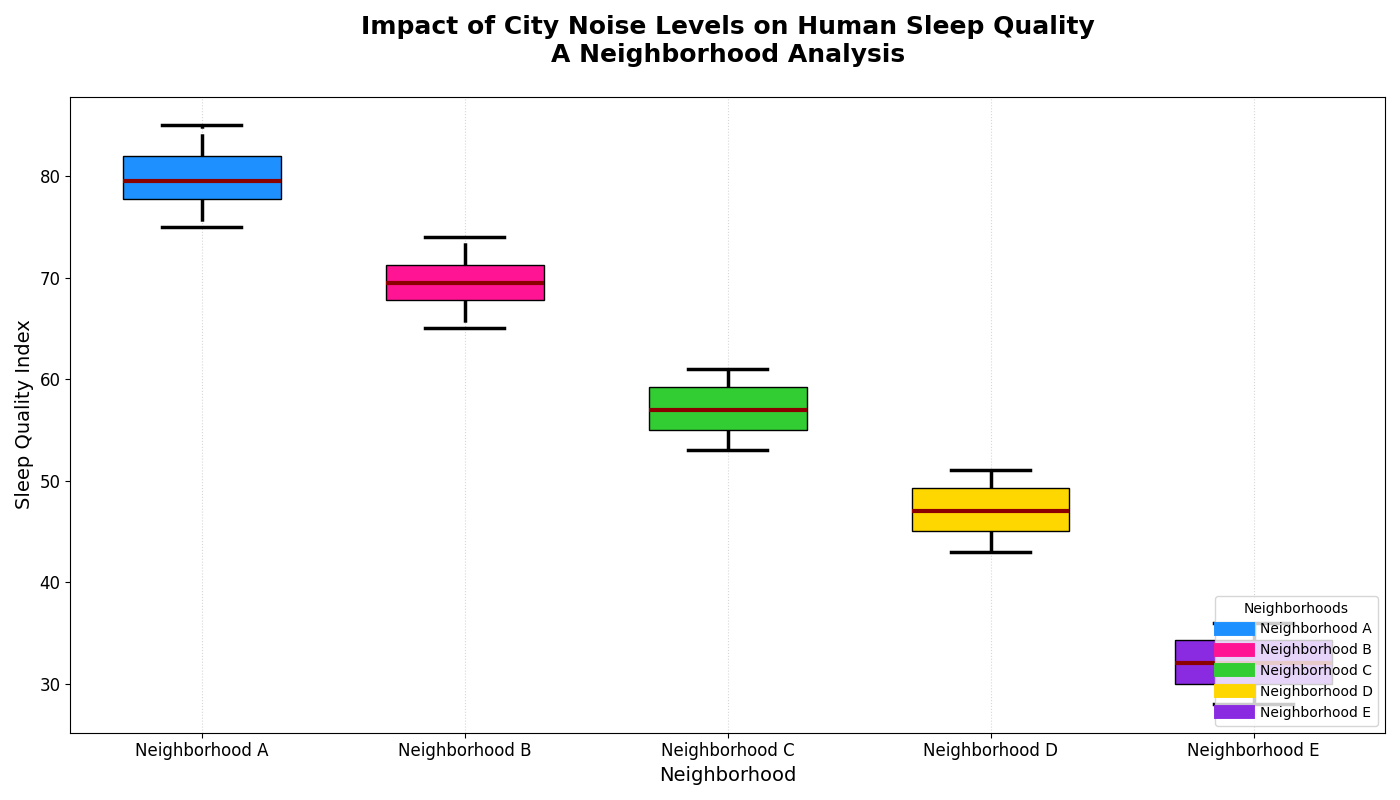

Here is the Python script that generated this plot:
import matplotlib.pyplot as plt
import numpy as np

neighborhood_a_sleep_quality = [79, 77, 82, 75, 83, 78, 81, 80, 79, 85, 76, 82]
neighborhood_b_sleep_quality = [70, 69, 73, 72, 67, 66, 68, 68, 70, 74, 71, 65]
neighborhood_c_sleep_quality = [59, 57, 54, 60, 53, 55, 56, 58, 61, 57, 55, 60]
neighborhood_d_sleep_quality = [47, 51, 50, 44, 43, 45, 46, 49, 45, 50, 48, 47]
neighborhood_e_sleep_quality = [32, 30, 29, 35, 36, 34, 31, 30, 33, 32, 35, 28]

all_sleep_quality_data = [
    neighborhood_a_sleep_quality,
    neighborhood_b_sleep_quality,
    neighborhood_c_sleep_quality,
    neighborhood_d_sleep_quality,
    neighborhood_e_sleep_quality
]

neighborhood_labels = ["Neighborhood A", "Neighborhood B", "Neighborhood C", "Neighborhood D", "Neighborhood E"]

fig, ax = plt.subplots(nrows=1, ncols=1, figsize=(14, 8))
box = ax.boxplot(
    all_sleep_quality_data,
    patch_artist=True,
    notch=False,
    vert=True,
    labels=neighborhood_labels,
    widths=0.6
)

# New set of colors
colors = ['#1E90FF', '#FF1493', '#32CD32', '#FFD700', '#8A2BE2']
for patch, color in zip(box['boxes'], colors):
    patch.set_facecolor(color)

plt.setp(box['medians'], color='darkred', linewidth=3)
plt.setp(box['whiskers'], color='black', linewidth=2.5, linestyle='-.')
plt.setp(box['caps'], color='black', linewidth=2.5)
plt.setp(box['fliers'], marker='s', color='red', alpha=0.7)

ax.set_title("Impact of City Noise Levels on Human Sleep Quality\nA Neighborhood Analysis", fontsize=18, weight='bold', pad=25)
ax.set_xlabel("Neighborhood", fontsize=14)
ax.set_ylabel("Sleep Quality Index", fontsize=14)
ax.grid(axis='x', linestyle=':', alpha=0.5)

plt.xticks(fontsize=12)
plt.yticks(fontsize=12)

for label, color in zip(neighborhood_labels, colors):
    plt.plot([], [], color=color, label=label, linewidth=10)
plt.legend(title="Neighborhoods", loc='lower right')

plt.tight_layout()
plt.show()
